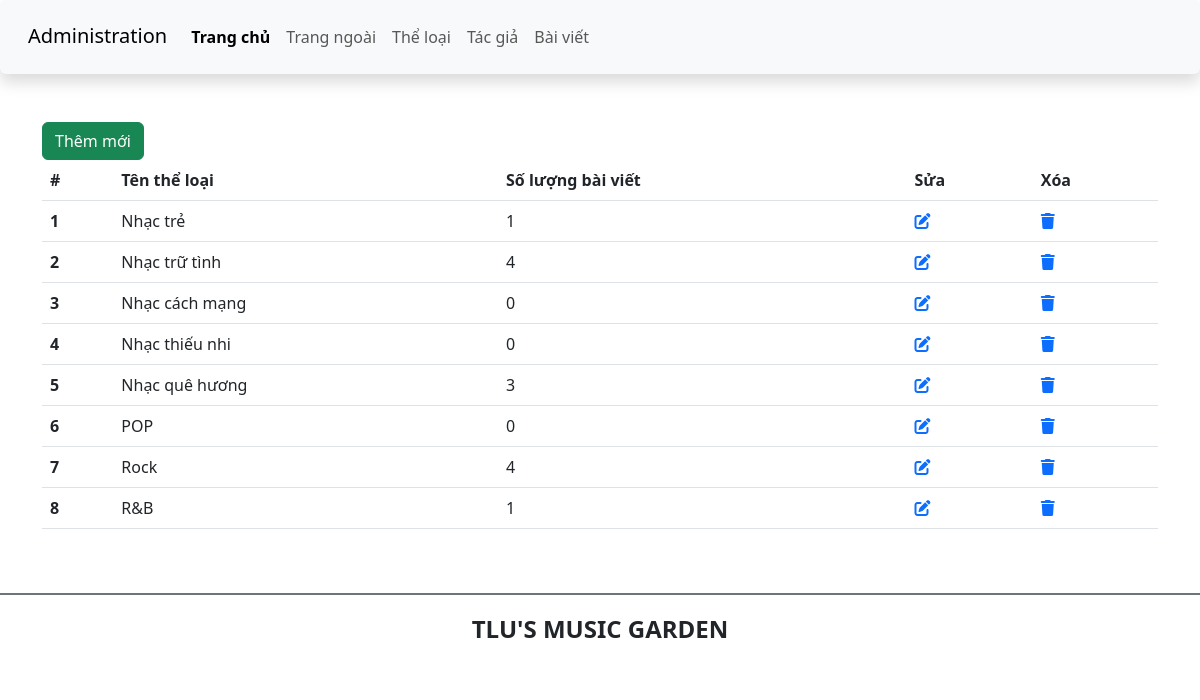
Screenshot of /admin/category.php with the database file from the repository.
### tables this page shows
CREATE TABLE `theloai` (
  `ma_tloai` int(10) UNSIGNED NOT NULL,
  `ten_tloai` varchar(50) NOT NULL,
  `SLBaiViet` int(11) NOT NULL DEFAULT 0
);

### admin/category.php (the view)
<?php
include("header.php");
?>
<main class="container mt-5 mb-5">
    <div class="row">
        <div class="col-sm">
            <a href="add_category.php" class="btn btn-success">Thêm mới</a>
            <table class="table">
                <thead>
                    <tr>
                        <th scope="col">#</th>
                        <th scope="col">Tên thể loại</th>
                        <th scope="col">Số lượng bài viết</th>
                        <th>Sửa</th>
                        <th>Xóa</th>
                    </tr>
                </thead>
                <tbody>
                <?php
include '../config.php';
$sql = "SELECT * FROM theloai";
$result = mysqli_query($conn, $sql);
if ($result){
    while($row = mysqli_fetch_assoc($result)){
        $id = $row['ma_tloai'];
        $ten_tloai = $row['ten_tloai'];
        $SLBaiViet = $row['SLBaiViet'];
        echo ' <tr>
        <th scope = "row">'. $id .'</th>
        <td>'. $ten_tloai .'</td>
        <td>'. $SLBaiViet .'</td>
        <td>
            <a href="edit_category.php?id= '.$id.' "><i class="fa-solid fa-pen-to-square"></i></a>
        </td>
        <td>
        <a href="delete_category.php?deleteid= '.$id.' "><i class="fa-solid fa-trash"></i></a>
   </td>
        </tr>';
    }
}
?>
                </tbody>
            </table>
        </div>
    </div>
</main>
<?php
include("footer.php");
?>

### rows the page displays
theloai: ma_tloai "1", ten_tloai "Nhạc trẻ", SLBaiViet "1"
theloai: ma_tloai "2", ten_tloai "Nhạc trữ tình", SLBaiViet "4"
theloai: ma_tloai "3", ten_tloai "Nhạc cách mạng", SLBaiViet "0"
theloai: ma_tloai "4", ten_tloai "Nhạc thiếu nhi", SLBaiViet "0"
theloai: ma_tloai "5", ten_tloai "Nhạc quê hương", SLBaiViet "3"
theloai: ma_tloai "6", ten_tloai "POP", SLBaiViet "0"
theloai: ma_tloai "7", ten_tloai "Rock", SLBaiViet "4"
theloai: ma_tloai "8", ten_tloai "R&B", SLBaiViet "1"
